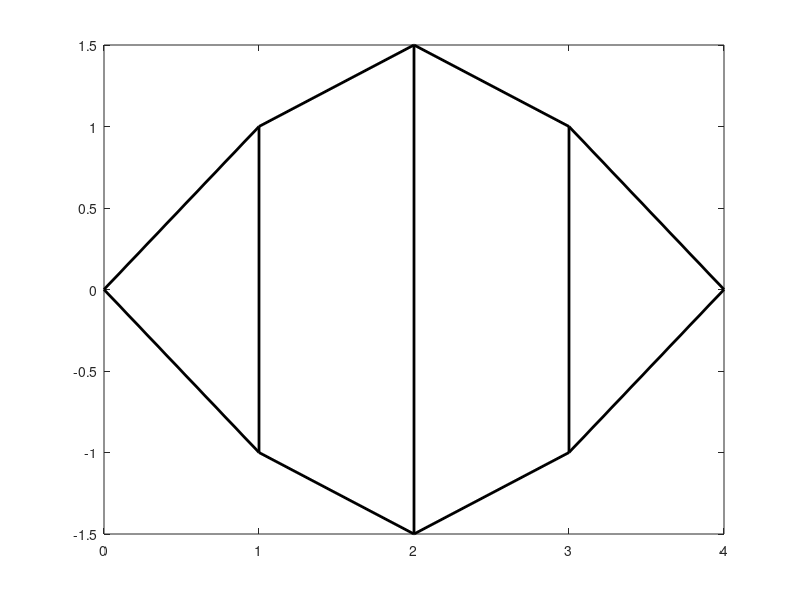

Write MATLAB code to recreate this figure.
% 结构图
clc,clear
N=[0 0 0;1 -1 0;2 -1.5 0;3 -1 0;4 0 0;3 1 0;2 1.5 0;1 1 0]';N=N';
C_b_in = [1 2;2 3;3 4;4 5;2 8;3 7;4 6;1 8;8 7;7 6;6 5]; 
for i=1:11
    for j=1:2
        var1(:,j)=C_b_in(i,j);
    end
    var2=var1(1);var3=var1(2);
    var4=N(var2,:);var5=N(var3,:);
    var6=var4(1);var7=var4(2);var8=var5(1);var9=var5(2);
    x=[var6,var8];y=[var7,var9];
    plot(x,y,'k','LineWidth',2)
    hold on;
end
% 轴力图

